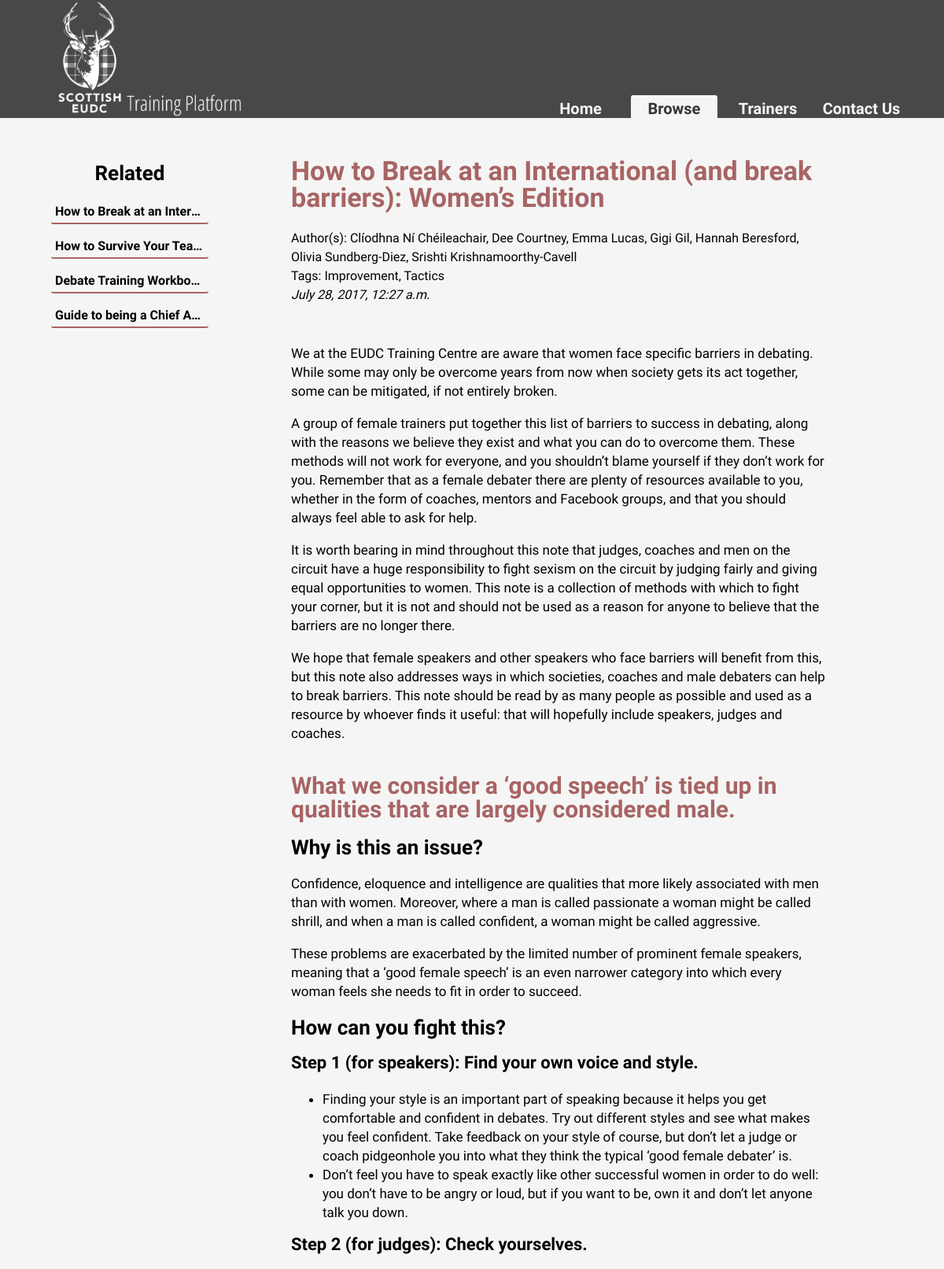
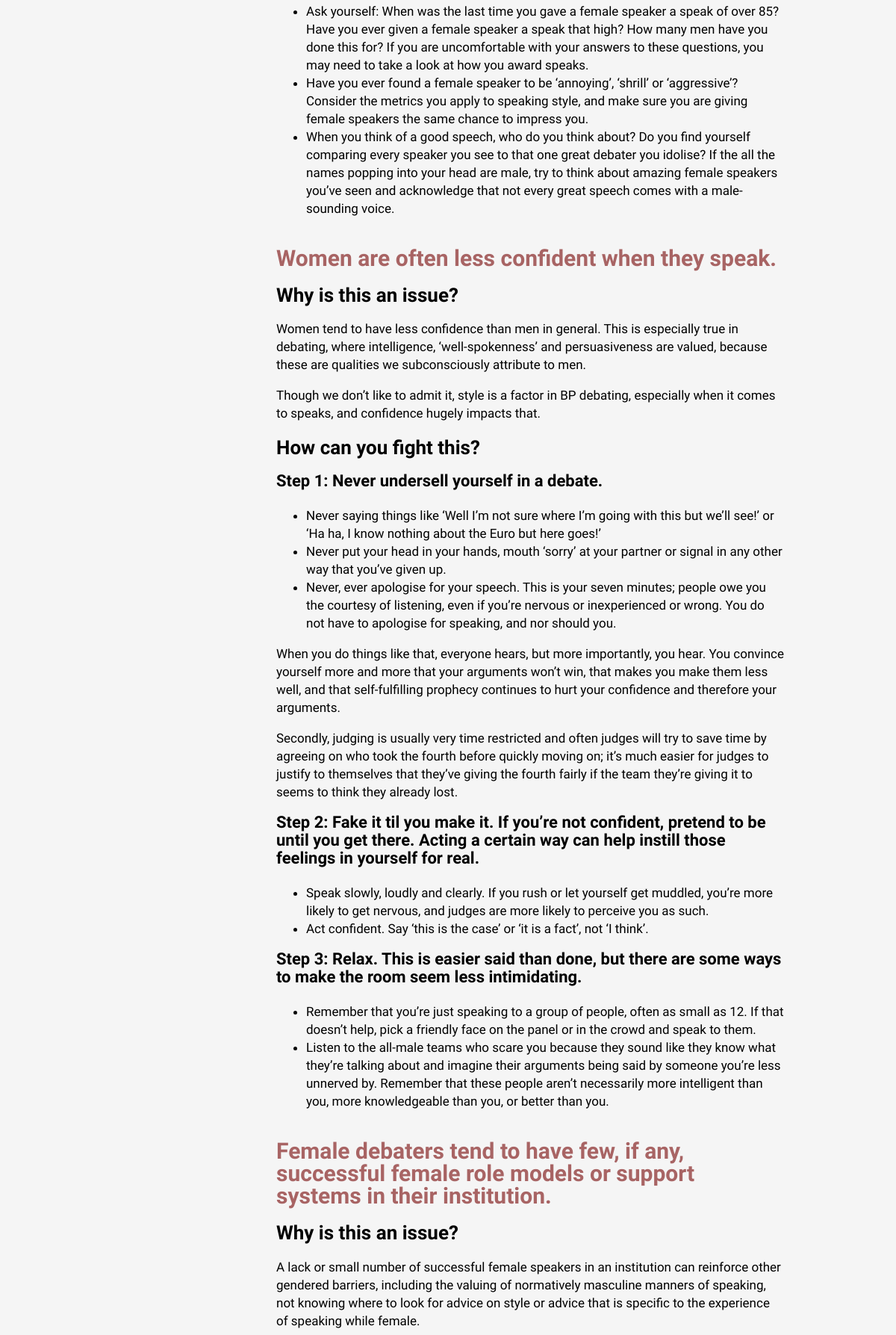
The page /article/12/ (upper part) on the database its author committed (2 pictures, top to bottom).
### tplatform/models.py (models this page shows, shortened)
class Article(models.Model):
    STRATEGY = 1
    CONTENT = 2
    MISC = 3
    CATEGORY_CHOICES = (
        (STRATEGY, 'Strategy'),
        (CONTENT, 'Content'),
        (MISC, 'Misc'),
    )
    title = models.CharField(max_length = 200)
    description = models.CharField(max_length = 350, default = '')
    authors = models.ManyToManyField(Author, blank = True)
    date_added = models.DateTimeField()
    content = models.TextField()
    category = models.IntegerField(choices = CATEGORY_CHOICES)
    tags = models.ManyToManyField(Tag)
    types = models.ManyToManyField(Type, blank = True)
    related_articles = models.ManyToManyField('self', symmetrical = False, blank = True)

class Author(models.Model):
    CA = 1
    DCA = 2
    TRAINER = 3
    CONTRIBUTOR = 4
    STATUS = (
        (CA, 'CA'),
        (DCA, 'DCA'),
        (TRAINER, 'Trainer'),
        (CONTRIBUTOR, 'Contributor'),
    )
    name = models.CharField(max_length = 150)
    description = models.TextField()
    picture_handle = models.CharField(max_length = 50)
    status = models.IntegerField(default=3, choices = STATUS)
    def __unicode__(self):
        return self.name

class Tag(models.Model):
    name = models.CharField(max_length = 30)
    def __unicode__(self):
        return self.name

### tplatform/views.py (the view)
# urls.py: url(r'^article/(?P<id>\d+)/', views.article_detail, name='browse.article_detail'),
def article_detail(request, id):
	try:
		article = Article.objects.get(id=id)
	except Item.DoesNotExist:
		raise Http404('This article does not exist')
	related = article.related_articles.all()
	return render(request, 'tplatform/article_detail.html', {
		'article': article,
		'related': related,
	})

### tplatform/context_processors.py (called while the page is built)
def getcustomoptions(request):
	all_tags = [x for x in Tag.objects.all().order_by('name') if x.article_set.all().exists()]
	all_authors = [x for x in Author.objects.all().order_by('name') if x.article_set.all().exists()]
	all_types = Type.objects.all().order_by('name');
	return {
		'tags': all_tags,
		'authors': all_authors,
		'types': all_types,
	}

### tplatform/templatetags/app_filters.py (called while the page is built)
@register.filter
def sort_alphabetically(values, field):
	return sorted(values, key=lambda item: getattr(item, field).lower())

### training/templates/tplatform/article_detail.html (shortened to what this page needs)
{% extends "base.html" %}
{% block content %}
{% load app_filters %}
<div id="website-content">
<div>
	<div class="article-sidebar scroll-then-fix-sidebar">
		<h1>Related</h1>
		<ul class="related">
			{% for article in related %}
			<a href="{% url 'browse.article_detail' article.id %}">
				<li id="sidebar-{{ article.get_category_display|lower }}">
					<h2>{{ article.title|capfirst }}</h2>
				</li>
			</a>
			{% endfor %}
		</ul>
	</div>
	<div class="article-content {{ article.get_category_display|lower }}-headings">
		<div class="article-title-wrapper">
			<h1 class="article-title" id="{{ article.get_category_display|lower }}">{{ article.title|capfirst }}</h1>
			<span class="box-tag-list">
				Author(s): {{ article.authors.all|sort_alphabetically:"name"|join:", " }}
				<br>
				Tags: {{ article.tags.all|sort_alphabetically:"name"|join:", " }}
				<br><i>{{ article.date_added }}</i>
			</span>
		</div>
		<div class="article-content-wrapper">
			{{ article.content|safe }}
		</div>
	</div>
</div>
</div>
{% endblock %}

### tplatform/static/css/index.css (style rules this page uses)
html { height: 100%; }
body { margin: 0; width: 100%; height: 100%; background-color: rgba(245, 245, 245, 1); }
h1, h2 { font-family: 'Open Sans Condensed', sans-serif; }
p { font-family: 'Pavanam', sans-serif; }
a { text-decoration: none; color: black; }
#website-content { position: relative; width: 90%; margin-left: 5%; padding: 50px 0; }
.box-tag-list { display: inline-block; font-size: 14px; font-family: 'Open Sans Condensed', sans-serif; }
#sidebar-misc { border-color: #A86464; color: black; }
.article-sidebar { padding: 5px; width: 200px; display: inline-block; float: left; text-align: center; }
.article-sidebar h1 { font-family: 'Open Sans Condensed', sans-serif; font-size: 26px; margin: 0; }
.related { list-style: none; padding: 0; }
.related h2 { font-family: 'Open Sans Condensed', sans-serif; font-size: 16px; margin: 0; }
.related li { border-bottom-style: solid; border-bottom-width: 2px !important; margin: 10px 0px; padding: 8px 5px 5px 5px; border-radius: 3px; }
.related li h2 { text-overflow: ellipsis; white-space: nowrap; overflow: hidden; }
.article-content { font-family: 'Pavanam', sans-serif; font-size: 17px; line-height: 24px; display: inline-block; width: calc(100% - 400px); float: right; padding: 0px 90px; }
.article-content h1.article-title { font-family: 'Open Sans Condensed', sans-serif; font-size: 34px; line-height: 1em; margin-top: 0; }
.article-content h1 { font-family: 'Open Sans Condensed', sans-serif; font-size: 30px; line-height: 1em; margin-top: 40px; }
.article-content h2 { font-family: 'Open Sans Condensed', sans-serif; font-size: 26px; }
.article-content h3 { font-family: 'Open Sans Condensed', sans-serif; font-size: 22px; margin-top: 15px; }
.article-content-wrapper { clear: left; margin-top: 50px; }
.article-title-wrapper .box-tag-list { font-size: 16px; }
#misc { color: #A86464; }
body { display: flex; min-height: 100vh; flex-direction: column; }
.misc-headings h1 { color: #A86464 !important; }

### rows shown on the page
Article: title "How to Break at an Inter…"
Article: title "How to Survive Your Tea…"
Article: title "Debate Training Workbo…"
Article: title "Guide to being a Chief A…"
Article: title "How to Break at an International (and break barriers): Women’s Edition", authors.all|sort_alphabetically "Clíodhna Ní Chéileachair, Dee Courtney, Emma Lucas, Gigi Gil, Hannah Beresford, Olivia Sundberg-Diez, Srishti Krishnamoorthy-Cavell", tags.all|sort_alphabetically "Improvement, Tactics", date_added "July 28, 2017, 12:27 a.m.", content "We at the EUDC Training Centre are aware that women face specific barriers in debating. While some may only be overcome years from now when society gets its act together, some can be mitigated, if not entirely broken. A group of female trainers put together this list of barriers to success in debating, along with the reasons we believe they exist and what you can do to overcome them. These methods will not work for everyone, and you shouldn’t blame yourself if they don’t work for you. Remember that as a female debater there are plenty of resources available to you, whether in the form of coaches, mentors and Facebook groups, and that you should always feel able to ask for help. It is worth…"
